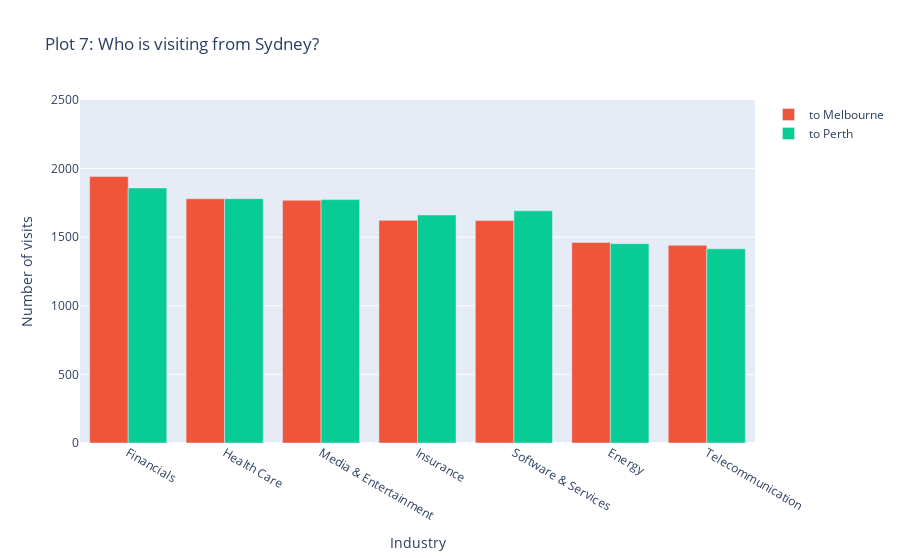

Notebook source saved alongside this figure:
### Markdown cell above
# Members from Sydney

### Code cell
colors = ['#646ffb', '#ef553b','#09cb96' ]
# who's leaving sydney?
plot5 = df[df['headquarter_location'] == 'Sydney'].groupby('industry')[['visits_melbourne','visits_perth']].sum().sort_values('visits_melbourne',ascending=False)

labels_x = ['to Perth','to Melbourne',]
fig = go.Figure(data=[
    go.Bar(name='to Melbourne', x=plot5['visits_melbourne'].index, y=plot5['visits_melbourne'],marker_color=colors[1]),
    go.Bar(name='to Perth', x=plot5['visits_perth'].index, y=plot5['visits_perth'],marker_color=colors[2])

])

fig.update_layout(
    title='Plot 7: Who is visiting from Sydney?',
    yaxis=dict(title='Number of visits', range=[0, 2500]),
    xaxis=dict(title='Industry'),
    barmode='group'
)
fig.show()

### Figure 1 — Plotly figure (JSON) as saved in the notebook; plotly's stock layout.template omitted (floating-point values rounded to 4 significant figures)
{"data": [{"marker": {"color": "#ef553b"}, "name": "to Melbourne", "type": "bar", "x": ["Financials", "Health Care", "Media & Entertainment", "Insurance", "Software & Services", "Energy", "Telecommunication"], "y": [1942, 1780, 1769, 1623, 1621, 1462, 1441]}, {"marker": {"color": "#09cb96"}, "name": "to Perth", "type": "bar", "x": ["Financials", "Health Care", "Media & Entertainment", "Insurance", "Software & Services", "Energy", "Telecommunication"], "y": [1859, 1781, 1774, 1662, 1692, 1453, 1416]}], "layout": {"barmode": "group", "title": {"text": "Plot 7: Who is visiting from Sydney?"}, "xaxis": {"title": {"text": "Industry"}}, "yaxis": {"range": [0, 2500], "title": {"text": "Number of visits"}}}}
